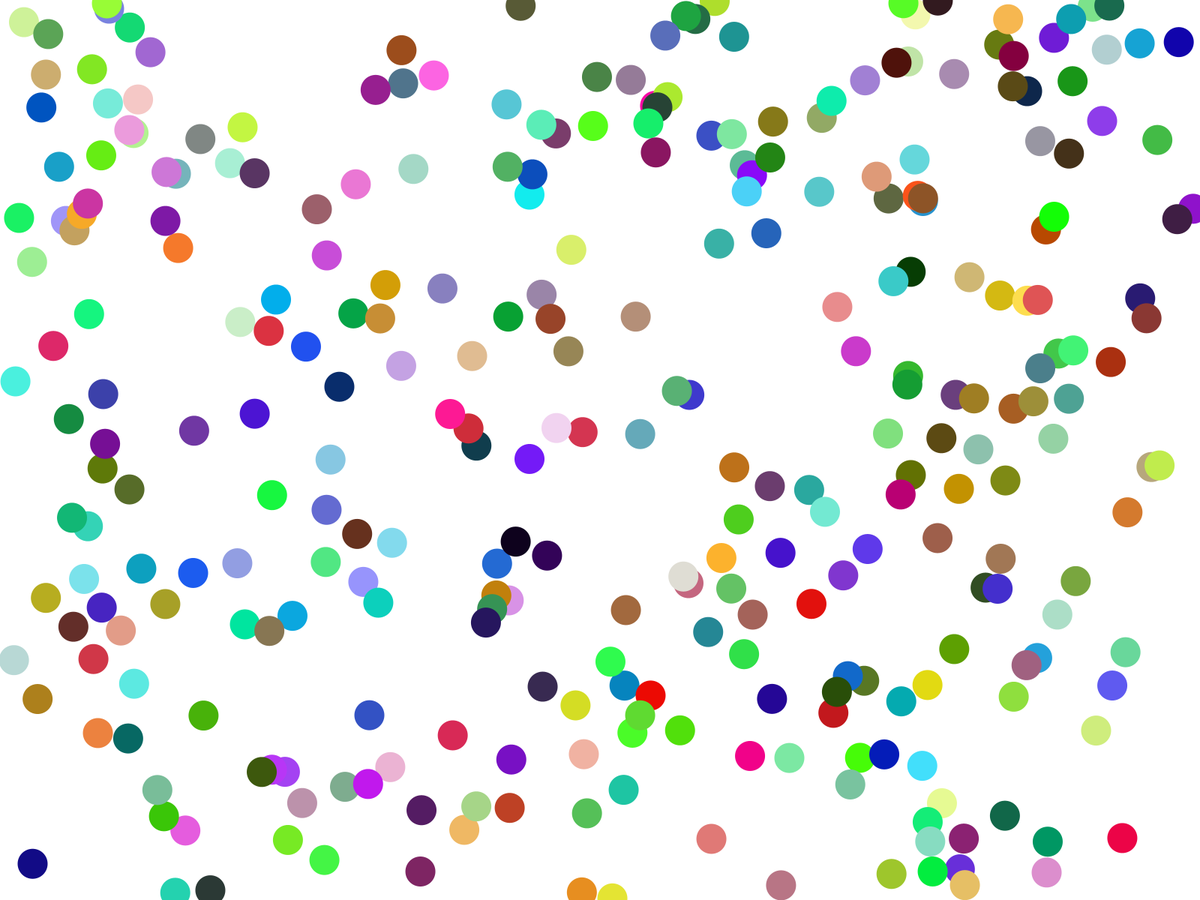
Frame 1 (no input)
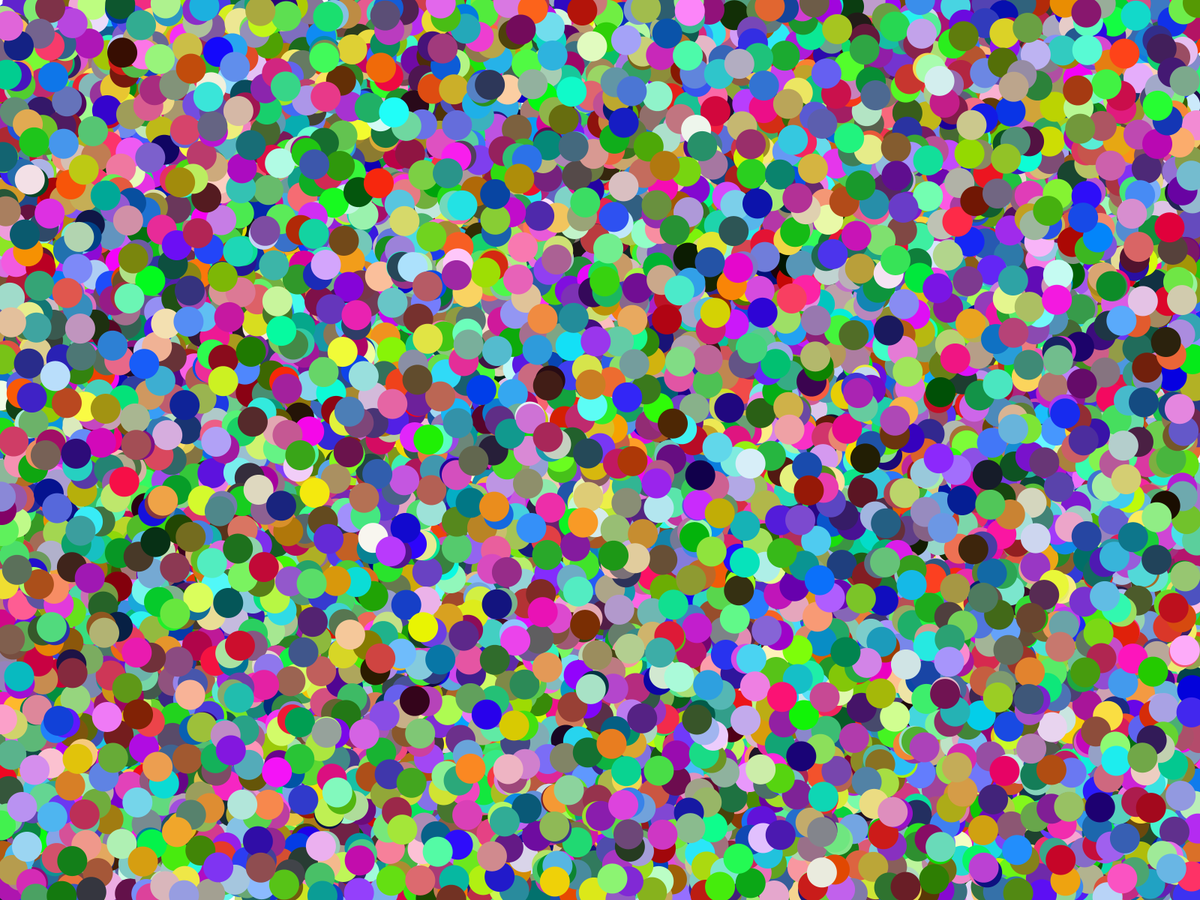
Frame 60 (the mouse pressed at the canvas centre just before this capture)
Frame 120 (the mouse held since frame 60 and released just before this capture): identical to frame 60, image omitted

The Processing sketch that drew these frames (run headless with seeded random() and noise(); from frame 60 on, the mouse is pressed at the canvas centre):

// Processing sketch: Day27_ellipses
// ── Day27_ellipses.pde
// Rachel Menzies
// Day 6 codeSketchtober
// Loud
// Lots of coloured elipses appearing on the screen
// Full screen

int d = 40;             // ellipse diameter;
int no_ellipses = 300;  // how many ellipses

void setup() {

  fullScreen();
  background(255);
  noStroke();
}


void draw() {
  
  // only draw when mouse not pressed
  if (!mousePressed) {
    for (int i=0; i<no_ellipses; i++) {
      fill(random(0, 255), random(0, 255), random(0, 255));
      ellipse(random(0, width), random(0, height), d, d);
    }
  }
}
